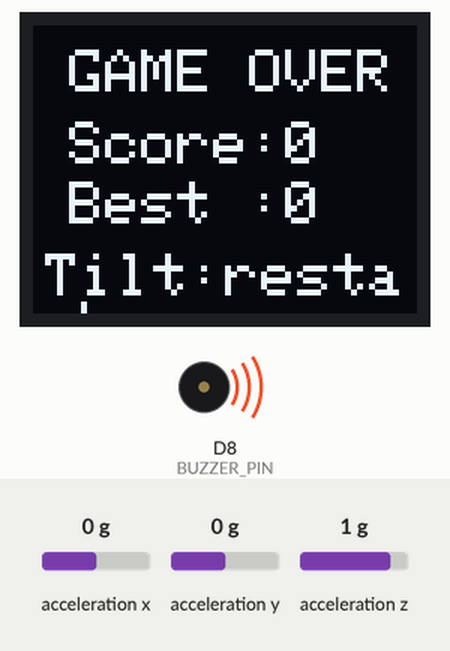
This sketch was run on a simulated ESP8266 (Wemos D1 mini). On the bench: 64×48 one-colour display, buzzer (waves = sounding, pin HIGH). Wiring (inferred from the names in the program): ADXL345 accelerometer at I2C address 0x53. Inputs (shaded band) come from the test bench; at power-on: acceleration z 1 g, acceleration x 0 g, acceleration y 0 g. Random numbers use the default seed unless the sketch sets one; what the sketch prints to the serial monitor is not drawn.

Above: at 1.2 s.
1.3 s: acceleration z set to -1.4 g
At 1.72 s:
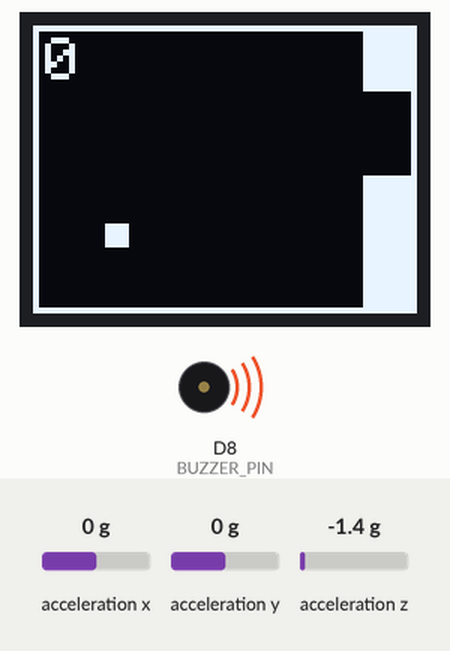
3.4 s: acceleration z set to -0.8 g
At 3.93 s:
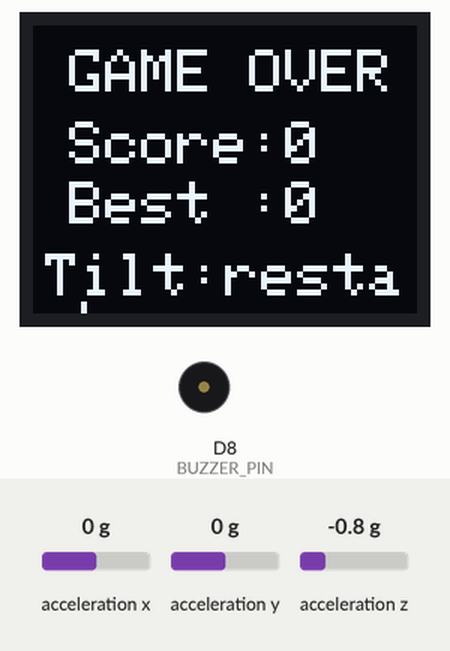
5.3 s: acceleration z set to 0 g
At 5.71 s:
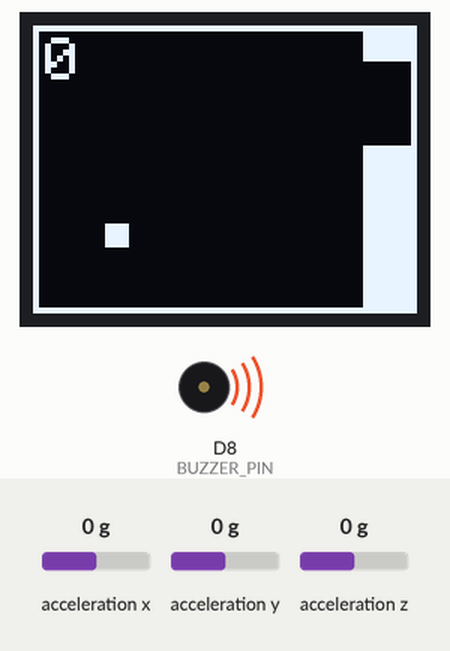
Timing chart, 0 to 8.3 s (numbered marks = the images above; inputs shaded):
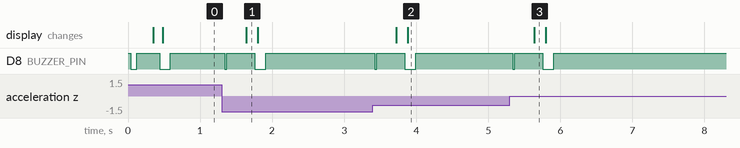

The sketch:

main.ino
```cpp
// ============================================================================
// Flappy Bird fuer D1 mini (ESP8266) mit OLED 0.66" (SSD1306), ADXL345, Buzzer
// Lib: Adafruit SSD1306 Wemos Mini OLED, Adafruit GFX
// ============================================================================

#include <Wire.h>
#include <Adafruit_GFX.h>
#include <Adafruit_SSD1306.h>

// --- Display (64x48, kein Offset noetig mit Wemos OLED Lib) ---
#define W 64
#define H 48
Adafruit_SSD1306 display(W, H, &Wire, -1);

// --- Pins ---
#define SDA_PIN D5                    // I2C SDA
#define SCL_PIN D7                    // I2C SCL
#define BUZZER_PIN D8                 // Buzzer (active-low)
#define ADXL_INT2 D6                  // ADXL345 INT2 (reserviert)
#define ADXL_CS D3                    // ADXL345 CS (reserviert, I2C Modus)

// --- ADXL345 ---
#define ADXL_ADDR 0x53
#define REG_POWER 0x2D
#define REG_FORMAT 0x31
#define REG_DATAX0 0x32

// --- Spielkonstanten ---
#define FRAME_MS 33                   // ~30 FPS
#define GRAVITY 0.22f                 // Schwerkraft pro Frame
#define FLAP_VEL -2.0f               // Aufwaertsgeschwindigkeit beim Flap
#define PIPE_SPD 1                    // Rohr-Geschwindigkeit
#define PIPE_GAP 14                   // Luecke zwischen Rohren
#define PIPE_W 8                      // Rohrbreite
#define BIRD_X 12                     // Vogel X-Position (fest)
#define BIRD_SZ 4                     // Vogelgroesse
#define FLAP_THRESH 100               // Kipp-Empfindlichkeit (niedriger = leichter)

// --- Spielvariablen ---
float birdY, birdVY;
int pipeX, gapY, score, best;
bool pipePassed, flapLatch;
int16_t az, lastAz;
bool sensorOk;
unsigned long lastFrame;
bool buzzing;
unsigned long buzzEnd;
enum State { PLAY, DEAD } state = PLAY;

// ============================================================================
// I2C Helfer
// ============================================================================

bool i2cWrite(uint8_t reg, uint8_t val) {
  Wire.beginTransmission(ADXL_ADDR);
  Wire.write(reg);
  Wire.write(val);
  return Wire.endTransmission() == 0;
}

bool i2cRead6(uint8_t* buf) {
  Wire.beginTransmission(ADXL_ADDR);
  Wire.write(REG_DATAX0);
  if (Wire.endTransmission(false) != 0) return false;
  if (Wire.requestFrom((uint8_t)ADXL_ADDR, (uint8_t)6) != 6) return false;
  for (int i = 0; i < 6; i++) buf[i] = Wire.read();
  return true;
}

// ============================================================================
// Sensor
// ============================================================================

bool initSensor() {
  bool ok = true;
  ok &= i2cWrite(REG_POWER, 0x00);   // Standby
  ok &= i2cWrite(REG_FORMAT, 0x08);  // Full-Res +-2g
  ok &= i2cWrite(REG_POWER, 0x08);   // Messmodus
  return ok;
}

int16_t readZ() {
  uint8_t buf[6];
  if (!i2cRead6(buf)) { sensorOk = false; return lastAz; }
  sensorOk = true;
  return (int16_t)((buf[5] << 8) | buf[4]);
}

// ============================================================================
// Buzzer (active-low)
// ============================================================================

void buzzOff() { digitalWrite(BUZZER_PIN, HIGH); buzzing = false; }
void buzzOn()  { digitalWrite(BUZZER_PIN, LOW);  buzzing = true; }
void beep(uint16_t ms) { buzzOn(); buzzEnd = millis() + ms; }
void updateBuzz() { if (buzzing && (long)(millis() - buzzEnd) >= 0) buzzOff(); }

// ============================================================================
// Flap-Erkennung (Kippen der Z-Achse)
// ============================================================================

bool detectFlap() {
  int16_t d = az - lastAz;
  if (d < 0) d = -d;
  lastAz = az;
  if (d > FLAP_THRESH && !flapLatch) { flapLatch = true; return true; }
  if (d <= FLAP_THRESH) flapLatch = false;
  return false;
}

// ============================================================================
// Spiel-Logik
// ============================================================================

void resetGame() {
  birdY = H / 2.0f;
  birdVY = 0;
  pipeX = W;
  gapY = random(6, H - PIPE_GAP - 6);
  score = 0;
  pipePassed = false;
  flapLatch = false;
}

bool collision() {
  if (birdY < 0 || birdY + BIRD_SZ > H) return true;
  if (BIRD_X + BIRD_SZ >= pipeX && BIRD_X <= pipeX + PIPE_W) {
    if (birdY < gapY || birdY + BIRD_SZ > gapY + PIPE_GAP) return true;
  }
  return false;
}

// ============================================================================
// Zeichnen
// ============================================================================

void drawGame() {
  display.clearDisplay();
  display.drawRect(0, 0, W, H, SSD1306_WHITE);           // Rahmen
  display.fillRect(pipeX, 0, PIPE_W, gapY, SSD1306_WHITE);                          // Rohr oben
  display.fillRect(pipeX, gapY + PIPE_GAP, PIPE_W, H - gapY - PIPE_GAP, SSD1306_WHITE); // Rohr unten
  display.fillRect(BIRD_X, (int)birdY, BIRD_SZ, BIRD_SZ, SSD1306_WHITE);            // Vogel
  display.setTextSize(1);
  display.setTextColor(SSD1306_WHITE);
  display.setCursor(2, 2);
  display.print(score);                                   // Score oben links
  display.display();
}

void drawDead() {
  display.clearDisplay();
  display.setTextSize(1);
  display.setTextColor(SSD1306_WHITE);
  display.setCursor(6, 4);   display.print("GAME OVER");
  display.setCursor(6, 16);  display.print("Score:");  display.print(score);
  display.setCursor(6, 26);  display.print("Best :");  display.print(best);
  display.setCursor(2, 38);  display.print("Tilt:restart");
  display.display();
}

// ============================================================================
// Setup
// ============================================================================

void setup() {
  Serial.begin(115200);
  pinMode(BUZZER_PIN, OUTPUT);
  buzzOff();

  Wire.begin(SDA_PIN, SCL_PIN);

  if (!display.begin(SSD1306_SWITCHCAPVCC, 0x3C)) {
    Serial.println("OLED FEHLER");
    while (true) delay(1000);
  }
  display.clearDisplay();
  display.display();

  sensorOk = initSensor();
  if (sensorOk) {
    az = readZ(); lastAz = az;
    beep(80);                         // Einmal piepen bei erfolgreichem Start
  } else {
    for (int i = 0; i < 3; i++) {     // 3x schnell piepen bei Sensor-Fehler
      buzzOn(); delay(80);
      buzzOff(); delay(80);
    }
  }
  Serial.println(sensorOk ? "Sensor OK" : "Sensor FEHLER");

  randomSeed(analogRead(A0));
  resetGame();
  state = PLAY;
}

// ============================================================================
// Loop
// ============================================================================

void loop() {
  updateBuzz();
  if (millis() - lastFrame < FRAME_MS) return;
  lastFrame = millis();
  az = readZ();

  if (state == PLAY) {
    birdVY += GRAVITY;
    birdY += birdVY;
    if (detectFlap()) { birdVY = FLAP_VEL; beep(30); }

    pipeX -= PIPE_SPD;
    if (!pipePassed && pipeX + PIPE_W < BIRD_X) { pipePassed = true; score++; beep(20); }
    if (pipeX + PIPE_W < 0) { pipeX = W; gapY = random(6, H - PIPE_GAP - 6); pipePassed = false; }

    if (collision()) { state = DEAD; if (score > best) best = score; beep(150); }
    drawGame();
    return;
  }

  // GAME OVER
  drawDead();
  if (detectFlap()) { resetGame(); state = PLAY; beep(30); }
}
```

Measured:
- after the input at 1.3 s, D8 (BUZZER_PIN): HIGH → LOW at once, → HIGH 0.03 s later, → LOW 0.39 s later, → HIGH 0.15 s later; the display: changes after 0.34 s (image 1)
- after the input at 3.4 s, D8 (BUZZER_PIN): HIGH → LOW at once, → HIGH 0.03 s later, → LOW 0.39 s later, → HIGH 0.15 s later; the display: first changes after 0.32 s (image 2 shows a later state)
- after the input at 5.3 s, D8 (BUZZER_PIN): HIGH → LOW at once, → HIGH 0.03 s later, → LOW 0.39 s later, → HIGH 0.15 s later; the display: changes after 0.34 s (image 3)
